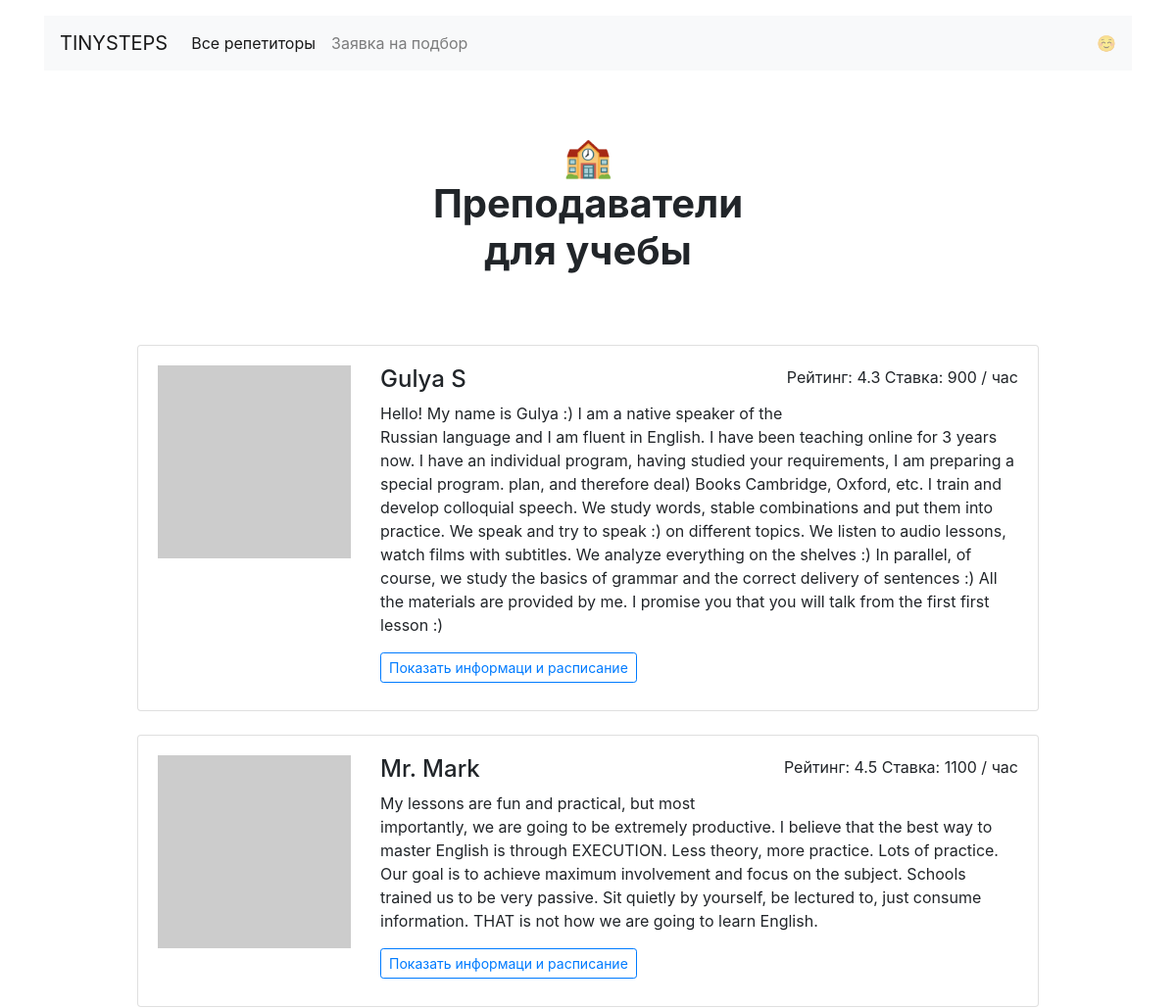
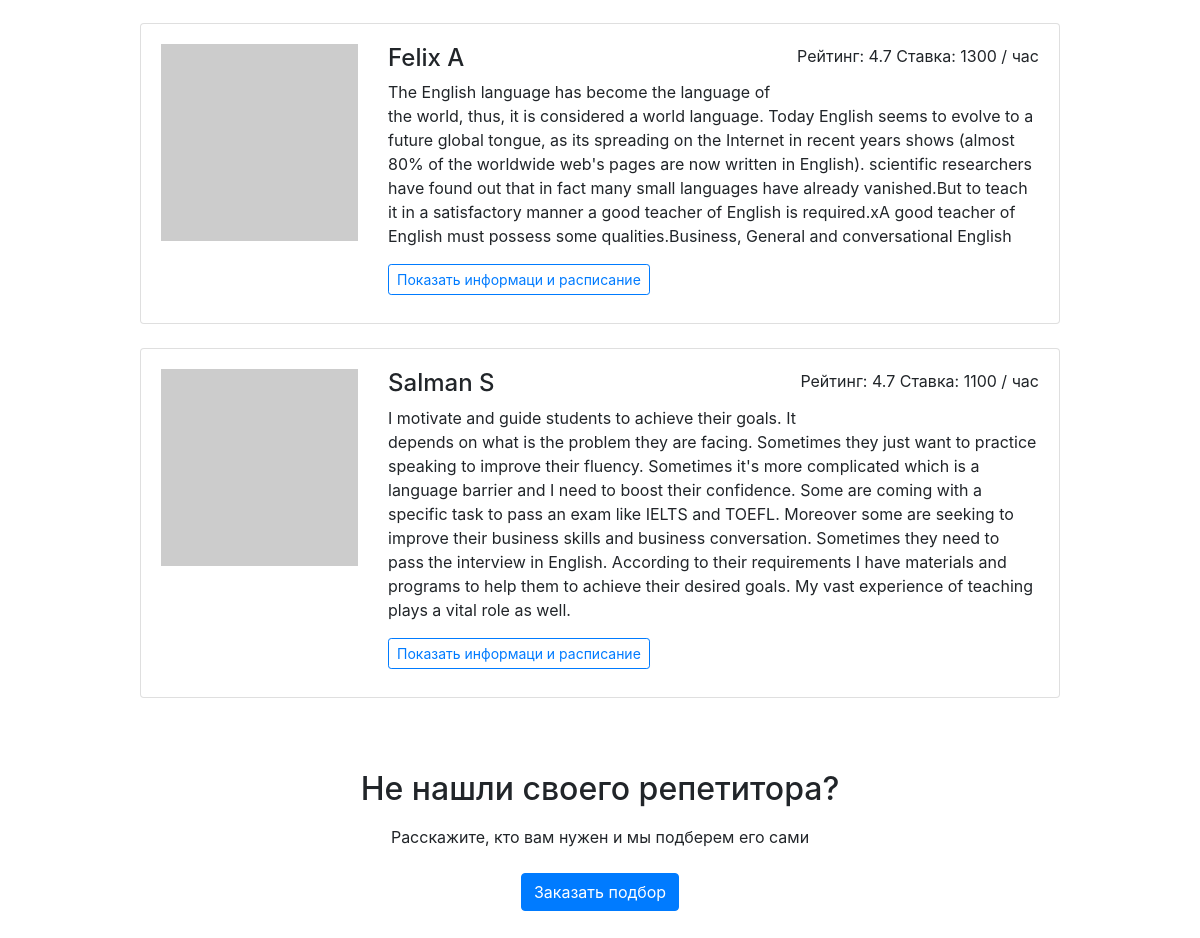
Screenshot of /goals/🏫 Для учебы/ with the database file from the repository (2 pictures, top to bottom).
### app.py (models this page shows)
class Teachers(db.Model):
    __tablename__ = 'teachers'
    id = db.Column(db.Integer, primary_key=True)
    name = db.Column(db.String, nullable=False)
    about = db.Column(db.String, nullable=False)
    rating = db.Column(db.Float, nullable=False)
    picture = db.Column(db.String, nullable=False)
    price = db.Column(db.Integer, nullable=False)
    lesson_time = db.Column(db.String)
    goals = db.relationship("Goals", back_populates="goal")
    week_day = db.relationship("TimetableTeachers", back_populates="week")

### app.py (the view)
@app.route('/goals/<goal>/')  # цель 'goal'
def goals(goal):
    teachers_query = db.session.query(Teachers).order_by(Teachers.rating)
    return render_template("goals.html", goal=goal, goals=query_goals(), all_data=all_data, teachers=teachers_query.all())

### app.py (called while the page is built)
def query_goals():
    dict_id_teachers_goals = {}
    dict_goals_unique = {}
    goals_unique = db.session.query(Goals.id, Goals.key).distinct().limit(5)
    goals_all = db.session.query(Goals.id, Goals.teachers_id, Goals.key)
    for id, key in goals_unique.all():
        dict_goals_unique[id] = key
    for id, key, id_teacher in goals_all.all():
        dict_id_teachers_goals[id] = (str(id_teacher))+''+str(key)
    all_goals = [dict_goals_unique, dict_id_teachers_goals]
    return all_goals

### templates/goals.html
{% extends 'base.html' %}
{% block container %}
  <main class="container mt-3">
    <h1 class="h1 text-center w-50 mx-auto mt-1 py-5 mb-4"><strong>{{ goal|first }}<br />Преподаватели <br>{{ goal|replace(goal|first, "")|lower }}</strong></h1>
      <div class="row">
      <div class="col-12 col-lg-10 offset-lg-1 m-auto">
        {% for teacher in teachers %}
        {% set goal_teacher = goals[1][teacher.id]|replace(goals[1][teacher.id]|first, "") %}
        {% if goal|first == goals[1][teacher.id]|first %}
        <div class="card mb-4">
          <div class="card-body">
            <div class="row">
              <div class="col-3"><img src="{{ teacher.picture }}" class="img-fluid" alt=""></div>
              <div class="col-9">
                <p class="float-right">Рейтинг: {{ teacher.rating }} Ставка: {{ teacher.price }} / час</p>
                <h2 class="h4">{{ teacher.name }}</h2>
                <p>{{ teacher.about }}</p>
                <a href="{{ url_for('profiles', id_teacher=teacher.id) }}" class="btn btn-outline-primary btn-sm mr-3 mb-2">Показать информаци и расписание</a>
              </div>
            </div>
          </div>
        </div>
        {% endif %}
        {% endfor %}
      </div>
    </div>
    <h2 class="text-center mt-5 mb-3">Не нашли своего репетитора?</h2>
    <p class="text-center mb-4">Расскажите, кто вам нужен и мы подберем его сами</p>
    <div class="text-center pb-5">
        <a href="{{url_for('request_teacher')}}" class="btn btn-primary">Заказать подбор</a>
    </div>
  </main>
{% endblock %}

### rows the page displays
Teachers: rating "4.3", price "900", name "Gulya S", about "Hello! My name is Gulya :) I am a native speaker of the Russian language and I am fluent in English. I have been teaching online for 3 years now. I have an individual program, having studied your requirements, I am preparing a special program. plan, and therefore deal) Books Cambridge, Oxford, etc. I train and develop colloquial speech. We study words, stable combinations and put them into practice. We speak and try to speak :) on different topics. We listen to audio lessons, watch films with subtitles. We analyze everything on the shelves :) In parallel, of course, we study the basics of grammar and the correct delivery of sentences :) All the materials are provided by me. I promise you…"
Teachers: rating "4.5", price "1100", name "Mr. Mark", about "My lessons are fun and practical, but most importantly, we are going to be extremely productive. I believe that the best way to master English is through EXECUTION. Less theory, more practice. Lots of practice. Our goal is to achieve maximum involvement and focus on the subject. Schools trained us to be very passive. Sit quietly by yourself, be lectured to, just consume information. THAT is not how we are going to learn English."
Teachers: rating "4.7", price "1300", name "Felix A", about "The English language has become the language of the world, thus, it is considered a world language. Today English seems to evolve to a future global tongue, as its spreading on the Internet in recent years shows (almost 80% of the worldwide web's pages are now written in English). scientific researchers have found out that in fact many small languages have already vanished.But to teach it in a satisfactory manner a good teacher of English is required.xA good teacher of English must possess some qualities.Business, General and conversational English"
Teachers: rating "4.7", price "1100", name "Salman S", about "I motivate and guide students to achieve their goals. It depends on what is the problem they are facing. Sometimes they just want to practice speaking to improve their fluency. Sometimes it's more complicated which is a language barrier and I need to boost their confidence. Some are coming with a specific task to pass an exam like IELTS and TOEFL. Moreover some are seeking to improve their business skills and business conversation. Sometimes they need to pass the interview in English. According to their requirements I have materials and programs to help them to achieve their desired goals. My vast experience of teaching plays a vital role as well."

### other values shown
{{ goal|first }} "🏫"
{{ goal|replace(goal|first, "")|lower }} "для учебы"
